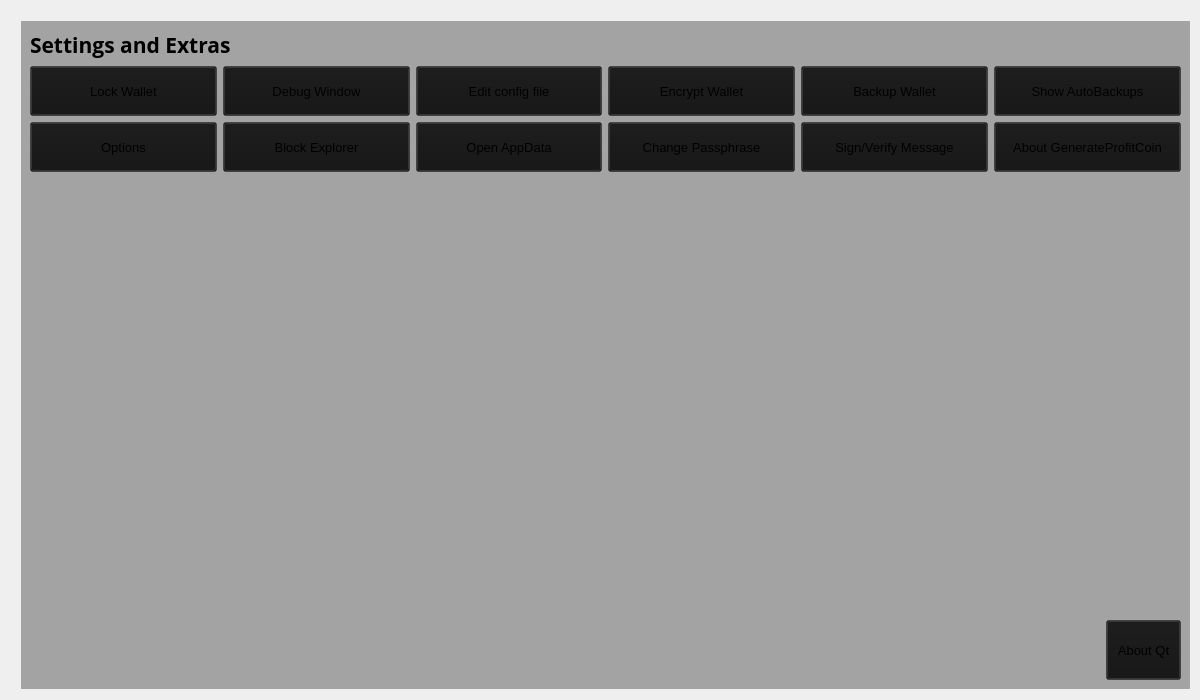
<?xml version="1.0" encoding="UTF-8"?>
<ui version="4.0">
 <class>SettingsPage</class>
 <widget class="QWidget" name="SettingsPage">
  <property name="windowModality">
   <enum>Qt::NonModal</enum>
  </property>
  <property name="enabled">
   <bool>true</bool>
  </property>
  <property name="geometry">
   <rect>
    <x>0</x>
    <y>0</y>
    <width>1200</width>
    <height>700</height>
   </rect>
  </property>
  <property name="sizePolicy">
   <sizepolicy hsizetype="Expanding" vsizetype="Expanding">
    <horstretch>0</horstretch>
    <verstretch>0</verstretch>
   </sizepolicy>
  </property>
  <property name="minimumSize">
   <size>
    <width>0</width>
    <height>0</height>
   </size>
  </property>
  <property name="acceptDrops">
   <bool>false</bool>
  </property>
  <property name="windowTitle">
   <string>Form</string>
  </property>
  <property name="styleSheet">
   <string notr="true"/>
  </property>
  <layout class="QGridLayout">
   <property name="sizeConstraint">
    <enum>QLayout::SetMaximumSize</enum>
   </property>
   <property name="leftMargin">
    <number>21</number>
   </property>
   <property name="topMargin">
    <number>21</number>
   </property>
   <property name="rightMargin">
    <number>10</number>
   </property>
   <item row="1" column="0">
    <widget class="QWidget" name="widget" native="true">
     <property name="sizePolicy">
      <sizepolicy hsizetype="Expanding" vsizetype="Expanding">
       <horstretch>0</horstretch>
       <verstretch>0</verstretch>
      </sizepolicy>
     </property>
     <property name="styleSheet">
      <string notr="true">background: transparent;
background-color: rgb(20, 20, 20, 0.35);
</string>
     </property>
     <layout class="QGridLayout" name="gridLayout01">
      <item row="2" column="0">
       <layout class="QHBoxLayout" name="horizontalLayout_3">
        <item>
         <widget class="QPushButton" name="options">
          <property name="minimumSize">
           <size>
            <width>0</width>
            <height>50</height>
           </size>
          </property>
          <property name="font">
           <font>
            <pointsize>10</pointsize>
           </font>
          </property>
          <property name="text">
           <string>Options</string>
          </property>
         </widget>
        </item>
        <item>
         <widget class="QPushButton" name="blockexplorer">
          <property name="minimumSize">
           <size>
            <width>0</width>
            <height>50</height>
           </size>
          </property>
          <property name="font">
           <font>
            <pointsize>10</pointsize>
           </font>
          </property>
          <property name="text">
           <string>Block Explorer</string>
          </property>
         </widget>
        </item>
        <item>
         <widget class="QPushButton" name="open_datafolder">
          <property name="minimumSize">
           <size>
            <width>0</width>
            <height>50</height>
           </size>
          </property>
          <property name="font">
           <font>
            <pointsize>10</pointsize>
           </font>
          </property>
          <property name="text">
           <string>Open AppData</string>
          </property>
         </widget>
        </item>
        <item>
         <widget class="QPushButton" name="changepassphrase">
          <property name="minimumSize">
           <size>
            <width>0</width>
            <height>50</height>
           </size>
          </property>
          <property name="font">
           <font>
            <pointsize>10</pointsize>
           </font>
          </property>
          <property name="text">
           <string>Change Passphrase</string>
          </property>
         </widget>
        </item>
        <item>
         <widget class="QPushButton" name="signmesage">
          <property name="minimumSize">
           <size>
            <width>0</width>
            <height>50</height>
           </size>
          </property>
          <property name="font">
           <font>
            <pointsize>10</pointsize>
           </font>
          </property>
          <property name="text">
           <string>Sign/Verify Message</string>
          </property>
         </widget>
        </item>
        <item>
         <widget class="QPushButton" name="aboutcoin">
          <property name="minimumSize">
           <size>
            <width>0</width>
            <height>50</height>
           </size>
          </property>
          <property name="font">
           <font>
            <pointsize>10</pointsize>
           </font>
          </property>
          <property name="text">
           <string>About GenerateProfitCoin</string>
          </property>
         </widget>
        </item>
       </layout>
      </item>
      <item row="6" column="0">
       <layout class="QHBoxLayout" name="horizontalLayout_5">
        <property name="bottomMargin">
         <number>0</number>
        </property>
        <item>
         <spacer name="horizontalSpacer">
          <property name="orientation">
           <enum>Qt::Horizontal</enum>
          </property>
          <property name="sizeHint" stdset="0">
           <size>
            <width>40</width>
            <height>20</height>
           </size>
          </property>
         </spacer>
        </item>
        <item>
         <widget class="QPushButton" name="aboutqt">
          <property name="minimumSize">
           <size>
            <width>60</width>
            <height>60</height>
           </size>
          </property>
          <property name="maximumSize">
           <size>
            <width>75</width>
            <height>16777215</height>
           </size>
          </property>
          <property name="font">
           <font>
            <pointsize>10</pointsize>
           </font>
          </property>
          <property name="text">
           <string>About Qt</string>
          </property>
         </widget>
        </item>
       </layout>
      </item>
      <item row="0" column="0">
       <layout class="QHBoxLayout" name="horizontalLayout_4">
        <property name="spacing">
         <number>7</number>
        </property>
        <item>
         <widget class="QLabel" name="label_5">
          <property name="font">
           <font>
            <family>Open Sans,sans-serif</family>
            <pointsize>16</pointsize>
            <weight>75</weight>
            <bold>true</bold>
           </font>
          </property>
          <property name="styleSheet">
           <string notr="true">background: transparent;</string>
          </property>
          <property name="text">
           <string>Settings and Extras</string>
          </property>
         </widget>
        </item>
        <item>
         <spacer name="horizontalSpacer_2">
          <property name="orientation">
           <enum>Qt::Horizontal</enum>
          </property>
          <property name="sizeHint" stdset="0">
           <size>
            <width>40</width>
            <height>20</height>
           </size>
          </property>
         </spacer>
        </item>
       </layout>
      </item>
      <item row="1" column="0">
       <layout class="QHBoxLayout" name="horizontalLayout_2">
        <item>
         <widget class="QPushButton" name="lockwallet">
          <property name="minimumSize">
           <size>
            <width>0</width>
            <height>50</height>
           </size>
          </property>
          <property name="font">
           <font>
            <pointsize>10</pointsize>
           </font>
          </property>
          <property name="text">
           <string>Lock Wallet</string>
          </property>
         </widget>
        </item>
        <item>
         <widget class="QPushButton" name="debugwindow">
          <property name="minimumSize">
           <size>
            <width>0</width>
            <height>50</height>
           </size>
          </property>
          <property name="font">
           <font>
            <pointsize>10</pointsize>
           </font>
          </property>
          <property name="text">
           <string>Debug Window</string>
          </property>
         </widget>
        </item>
        <item>
         <widget class="QPushButton" name="editconf">
          <property name="minimumSize">
           <size>
            <width>0</width>
            <height>50</height>
           </size>
          </property>
          <property name="font">
           <font>
            <pointsize>10</pointsize>
           </font>
          </property>
          <property name="text">
           <string>Edit config file</string>
          </property>
         </widget>
        </item>
        <item>
         <widget class="QPushButton" name="encryptwallet">
          <property name="minimumSize">
           <size>
            <width>0</width>
            <height>50</height>
           </size>
          </property>
          <property name="font">
           <font>
            <pointsize>10</pointsize>
           </font>
          </property>
          <property name="text">
           <string>Encrypt Wallet</string>
          </property>
         </widget>
        </item>
        <item>
         <widget class="QPushButton" name="backupwallet">
          <property name="minimumSize">
           <size>
            <width>0</width>
            <height>50</height>
           </size>
          </property>
          <property name="font">
           <font>
            <pointsize>10</pointsize>
           </font>
          </property>
          <property name="text">
           <string>Backup Wallet</string>
          </property>
         </widget>
        </item>
        <item>
         <widget class="QPushButton" name="show_autobackups">
          <property name="minimumSize">
           <size>
            <width>0</width>
            <height>50</height>
           </size>
          </property>
          <property name="font">
           <font>
            <pointsize>10</pointsize>
           </font>
          </property>
          <property name="text">
           <string>Show AutoBackups</string>
          </property>
         </widget>
        </item>
       </layout>
      </item>
      <item row="3" column="0">
       <spacer name="verticalSpacer">
        <property name="orientation">
         <enum>Qt::Vertical</enum>
        </property>
        <property name="sizeHint" stdset="0">
         <size>
          <width>20</width>
          <height>40</height>
         </size>
        </property>
       </spacer>
      </item>
     </layout>
    </widget>
   </item>
  </layout>
 </widget>
 <resources/>
 <connections/>
</ui>
